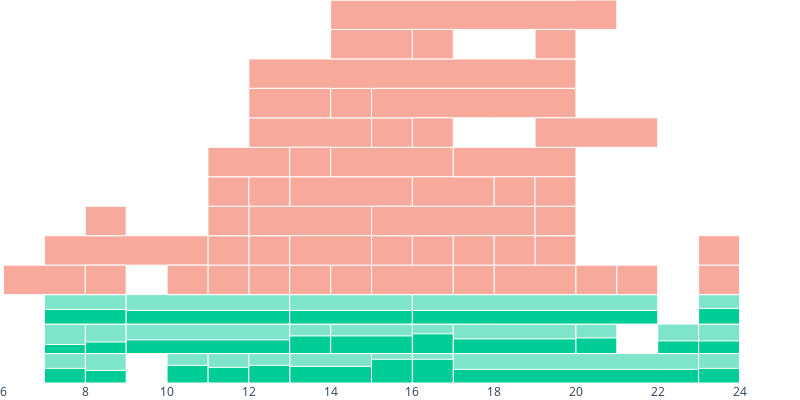

Source (notebook cell):
### Code cell
sh = prepare_simhistory(df, tdf, 7, "MCTS", 72)
alloc = sold_unsold_allocation_from_simhistory(sh)

fig = plot_simhistory_sold_unsold(alloc)
fig = add_revenue_boxes(fig, alloc)
fig.show()

### Figure 1 — Plotly figure (JSON) as saved in the notebook; plotly's stock layout.template omitted (floating-point values rounded to 4 significant figures)
{"data": [{"fill": "toself", "mode": "lines", "name": "", "opacity": 0, "text": "timestep: 1, budget: 1.1195959505999442, action: 0.8073397667962161", "x": [8, 9, 9, 8, 8], "y": [0.0, 0.0, 1.0, 1.0, 0.0], "type": "scatter"}, {"fill": "toself", "mode": "lines", "name": "", "opacity": 0, "text": "timestep: 22, budget: 1.742979002222134, action: 0.7377997436459796", "x": [8, 9, 9, 8, 8], "y": [1.0, 1.0, 2.0, 2.0, 1.0], "type": "scatter"}, {"fill": "toself", "mode": "lines", "name": "", "opacity": 0, "text": "timestep: 28, budget: 2.476104437462143, action: 1.062830673427537", "x": [13, 15, 15, 13, 13], "y": [0.0, 0.0, 1.0, 1.0, 0.0], "type": "scatter"}, {"fill": "toself", "mode": "lines", "name": "", "opacity": 0, "text": "timestep: 32, budget: 2.825944634742748, action: 0.937169326572463", "x": [7, 9, 9, 7, 7], "y": [2.0, 2.0, 3.0, 3.0, 2.0], "type": "scatter"}, {"fill": "toself", "mode": "lines", "name": "", "opacity": 0, "text": "timestep: 49, budget: 0.970211005867882, action: 0.937169326572463", "x": [7, 8, 8, 7, 7], "y": [0.0, 0.0, 1.0, 1.0, 0.0], "type": "scatter"}, {"fill": "toself", "mode": "lines", "name": "", "opacity": 0, "text": "timestep: 56, budget: 1.3496936884569708, action: 1.0", "x": [11, 12, 12, 11, 11], "y": [0.0, 0.0, 1.0, 1.0, 0.0], "type": "scatter"}, {"fill": "toself", "mode": "lines", "name": "", "opacity": 0, "text": "timestep: 101, budget: 0.630497750222799, action: 0.5791893832135429", "x": [7, 8, 8, 7, 7], "y": [1.0, 1.0, 2.0, 2.0, 1.0], "type": "scatter"}, {"fill": "toself", "mode": "lines", "name": "", "opacity": 0, "text": "timestep: 102, budget: 2.4073516070067678, action: 1.1266735515678998", "x": [14, 16, 16, 14, 14], "y": [1.0, 1.0, 2.0, 2.0, 1.0], "type": "scatter"}, {"fill": "toself", "mode": "lines", "name": "", "opacity": 0, "text": "timestep: 105, budget: 1.5648395922470189, action: 1.518216694746895", "x": [15, 16, 16, 15, 15], "y": [0.0, 0.0, 1.0, 1.0, 0.0], "type": "scatter"}, {"fill": "toself", "mode": "lines", "name": "", "opacity": 0, "text": "timestep: 123, budget: 4.838348285211584, action: 0.8733264484321002", "x": [9, 13, 13, 9, 9], "y": [1.0, 1.0, 2.0, 2.0, 1.0], "type": "scatter"}, {"fill": "toself", "mode": "lines", "name": "", "opacity": 0, "text": "timestep: 169, budget: 4.430406329196159, action: 0.8733264484321002", "x": [9, 13, 13, 9, 9], "y": [2.0, 2.0, 3.0, 3.0, 2.0], "type": "scatter"}, {"fill": "toself", "mode": "lines", "name": "", "opacity": 0, "text": "timestep: 195, budget: 1.7724783359234406, action: 1.1266735515678998", "x": [10, 11, 11, 10, 10], "y": [0.0, 0.0, 1.0, 1.0, 0.0], "type": "scatter"}, {"fill": "toself", "mode": "lines", "name": "", "opacity": 0, "text": "timestep: 216, budget: 1.4600598912616003, action: 1.1266735515678998", "x": [12, 13, 13, 12, 12], "y": [0.0, 0.0, 1.0, 1.0, 0.0], "type": "scatter"}, {"fill": "toself", "mode": "lines", "name": "", "opacity": 0, "text": "timestep: 220, budget: 1.478226516330889, action: 1.1266735515678998", "x": [13, 14, 14, 13, 13], "y": [1.0, 1.0, 2.0, 2.0, 1.0], "type": "scatter"}, {"fill": "toself", "mode": "lines", "name": "", "opacity": 0, "text": "timestep: 269, budget: 1.885274495733084, action: 1.518216694746895", "x": [16, 17, 17, 16, 16], "y": [0.0, 0.0, 1.0, 1.0, 0.0], "type": "scatter"}, {"fill": "toself", "mode": "lines", "name": "", "opacity": 0, "text": "timestep: 289, budget: 3.004007820978236, action: 0.8733264484321002", "x": [13, 16, 16, 13, 13], "y": [2.0, 2.0, 3.0, 3.0, 2.0], "type": "scatter"}, {"fill": "toself", "mode": "lines", "name": "", "opacity": 0, "text": "timestep: 318, budget: 1.413955154548848, action: 1.2622002563540202", "x": [16, 17, 17, 16, 16], "y": [1.0, 1.0, 2.0, 2.0, 1.0], "type": "scatter"}, {"fill": "toself", "mode": "lines", "name": "", "opacity": 0, "text": "timestep: 326, budget: 6.216570416937723, action: 0.8733264484321002", "x": [16, 22, 22, 16, 16], "y": [2.0, 2.0, 3.0, 3.0, 2.0], "type": "scatter"}, {"fill": "toself", "mode": "lines", "name": "", "opacity": 0, "text": "timestep: 328, budget: 5.935700998699732, action: 0.8733264484321002", "x": [17, 23, 23, 17, 17], "y": [0.0, 0.0, 1.0, 1.0, 0.0], "type": "scatter"}, {"fill": "toself", "mode": "lines", "name": "", "opacity": 0, "text": "timestep: 406, budget: 3.396411988572347, action: 0.937169326572463", "x": [17, 20, 20, 17, 17], "y": [1.0, 1.0, 2.0, 2.0, 1.0], "type": "scatter"}, {"fill": "toself", "mode": "lines", "name": "", "opacity": 0, "text": "timestep: 466, budget: 1.5148666038064684, action: 1.0", "x": [20, 21, 21, 20, 20], "y": [1.0, 1.0, 2.0, 2.0, 1.0], "type": "scatter"}, {"fill": "toself", "mode": "lines", "name": "", "opacity": 0, "text": "timestep: 550, budget: 1.3443277588507163, action: 0.8073397667962161", "x": [22, 23, 23, 22, 22], "y": [1.0, 1.0, 2.0, 2.0, 1.0], "type": "scatter"}, {"fill": "toself", "mode": "lines", "name": "", "opacity": 0, "text": "timestep: 560, budget: 1.1784389116773375, action: 0.937169326572463", "x": [23, 24, 24, 23, 23], "y": [0.0, 0.0, 1.0, 1.0, 0.0], "type": "scatter"}, {"fill": "toself", "mode": "lines", "name": "", "opacity": 0, "text": "timestep: 570, budget: 1.3496696011969804, action: 0.8073397667962161", "x": [23, 24, 24, 23, 23], "y": [1.0, 1.0, 2.0, 2.0, 1.0], "type": "scatter"}, {"fill": "toself", "mode": "lines", "name": "", "opacity": 0, "text": "timestep: 574, budget: 1.160007534543492, action: 1.0", "x": [23, 24, 24, 23, 23], "y": [2.0, 2.0, 3.0, 3.0, 2.0], "type": "scatter"}, {"fill": "toself", "mode": "lines", "name": "", "opacity": 0, "text": "timestep: 27, budget: 0.480913132459729, action: 1.7976931348623157e+308", "x": [12, 13, 13, 12, 12], "y": [3.0, 3.0, 4.0, 4.0, 3.0], "type": "scatter"}, {"fill": "toself", "mode": "lines", "name": "", "opacity": 0, "text": "timestep: 50, budget: 0.3475581900790602, action: 1.1266735515678998", "x": [11, 12, 12, 11, 11], "y": [3.0, 3.0, 4.0, 4.0, 3.0], "type": "scatter"}, {"fill": "toself", "mode": "lines", "name": "", "opacity": 0, "text": "timestep: 51, budget: 0.897709638144219, action: 1.192660233203784", "x": [12, 13, 13, 12, 12], "y": [4.0, 4.0, 5.0, 5.0, 4.0], "type": "scatter"}, {"fill": "toself", "mode": "lines", "name": "", "opacity": 0, "text": "timestep: 73, budget: 0.7554757097909742, action: 1.7976931348623157e+308", "x": [11, 12, 12, 11, 11], "y": [4.0, 4.0, 5.0, 5.0, 4.0], "type": "scatter"}, {"fill": "toself", "mode": "lines", "name": "", "opacity": 0, "text": "timestep: 85, budget: 0.4267771492632941, action: 1.192660233203784", "x": [14, 15, 15, 14, 14], "y": [3.0, 3.0, 4.0, 4.0, 3.0], "type": "scatter"}, {"fill": "toself", "mode": "lines", "name": "", "opacity": 0, "text": "timestep: 95, budget: 1.2655249566272948, action: 0.8733264484321002", "x": [18, 20, 20, 18, 18], "y": [3.0, 3.0, 4.0, 4.0, 3.0], "type": "scatter"}, {"fill": "toself", "mode": "lines", "name": "", "opacity": 0, "text": "timestep: 106, budget: 2.3240804205450507, action: 0.937169326572463", "x": [12, 15, 15, 12, 12], "y": [5.0, 5.0, 6.0, 6.0, 5.0], "type": "scatter"}, {"fill": "toself", "mode": "lines", "name": "", "opacity": 0, "text": "timestep: 125, budget: 0.734001003177055, action: 1.192660233203784", "x": [13, 14, 14, 13, 13], "y": [3.0, 3.0, 4.0, 4.0, 3.0], "type": "scatter"}, {"fill": "toself", "mode": "lines", "name": "", "opacity": 0, "text": "timestep: 156, budget: 0.2731070622991453, action: 1.192660233203784", "x": [11, 12, 12, 11, 11], "y": [5.0, 5.0, 6.0, 6.0, 5.0], "type": "scatter"}, {"fill": "toself", "mode": "lines", "name": "", "opacity": 0, "text": "timestep: 160, budget: 2.0943510362518585, action: 1.1266735515678998", "x": [13, 15, 15, 13, 13], "y": [4.0, 4.0, 5.0, 5.0, 4.0], "type": "scatter"}, {"fill": "toself", "mode": "lines", "name": "", "opacity": 0, "text": "timestep: 161, budget: 1.895887066434752, action: 0.3592242172276998", "x": [6, 8, 8, 6, 6], "y": [3.0, 3.0, 4.0, 4.0, 3.0], "type": "scatter"}, {"fill": "toself", "mode": "lines", "name": "", "opacity": 0, "text": "timestep: 181, budget: 5.012492124970704, action: 0.3592242172276998", "x": [7, 11, 11, 7, 7], "y": [4.0, 4.0, 5.0, 5.0, 4.0], "type": "scatter"}, {"fill": "toself", "mode": "lines", "name": "", "opacity": 0, "text": "timestep: 187, budget: 2.2098726440170866, action: 0.8733264484321002", "x": [13, 16, 16, 13, 13], "y": [6.0, 6.0, 7.0, 7.0, 6.0], "type": "scatter"}, {"fill": "toself", "mode": "lines", "name": "", "opacity": 0, "text": "timestep: 189, budget: 1.4637720076693976, action: 0.3592242172276998", "x": [11, 12, 12, 11, 11], "y": [6.0, 6.0, 7.0, 7.0, 6.0], "type": "scatter"}, {"fill": "toself", "mode": "lines", "name": "", "opacity": 0, "text": "timestep: 202, budget: 0.9086985376594536, action: 1.1266735515678998", "x": [12, 13, 13, 12, 12], "y": [6.0, 6.0, 7.0, 7.0, 6.0], "type": "scatter"}, {"fill": "toself", "mode": "lines", "name": "", "opacity": 0, "text": "timestep: 203, budget: 2.8313422828602457, action: 1.0", "x": [14, 17, 17, 14, 14], "y": [7.0, 7.0, 8.0, 8.0, 7.0], "type": "scatter"}, {"fill": "toself", "mode": "lines", "name": "", "opacity": 0, "text": "timestep: 205, budget: 2.2642797340302065, action: 0.3592242172276998", "x": [11, 13, 13, 11, 11], "y": [7.0, 7.0, 8.0, 8.0, 7.0], "type": "scatter"}, {"fill": "toself", "mode": "lines", "name": "", "opacity": 0, "text": "timestep: 207, budget: 0.5146602516661556, action: 0.3592242172276998", "x": [8, 9, 9, 8, 8], "y": [3.0, 3.0, 4.0, 4.0, 3.0], "type": "scatter"}, {"fill": "toself", "mode": "lines", "name": "", "opacity": 0, "text": "timestep: 211, budget: 0.799111010483703, action: 0.3592242172276998", "x": [10, 11, 11, 10, 10], "y": [3.0, 3.0, 4.0, 4.0, 3.0], "type": "scatter"}, {"fill": "toself", "mode": "lines", "name": "", "opacity": 0, "text": "timestep: 214, budget: 1.8841197950955983, action: 0.3592242172276998", "x": [8, 9, 9, 8, 8], "y": [5.0, 5.0, 6.0, 6.0, 5.0], "type": "scatter"}, {"fill": "toself", "mode": "lines", "name": "", "opacity": 0, "text": "timestep: 233, budget: 3.265261713972795, action: 0.3592242172276998", "x": [12, 15, 15, 12, 12], "y": [8.0, 8.0, 9.0, 9.0, 8.0], "type": "scatter"}, {"fill": "toself", "mode": "lines", "name": "", "opacity": 0, "text": "timestep: 243, budget: 1.3231476262521975, action: 1.3372448750980408", "x": [14, 15, 15, 14, 14], "y": [9.0, 9.0, 10.0, 10.0, 9.0], "type": "scatter"}, {"fill": "toself", "mode": "lines", "name": "", "opacity": 0, "text": "timestep: 257, budget: 8.353029450974713, action: 0.3592242172276998", "x": [12, 20, 20, 12, 12], "y": [10.0, 10.0, 11.0, 11.0, 10.0], "type": "scatter"}, {"fill": "toself", "mode": "lines", "name": "", "opacity": 0, "text": "timestep: 268, budget: 1.6707930170539476, action: 1.192660233203784", "x": [14, 16, 16, 14, 14], "y": [11.0, 11.0, 12.0, 12.0, 11.0], "type": "scatter"}, {"fill": "toself", "mode": "lines", "name": "", "opacity": 0, "text": "timestep: 273, budget: 0.5085628366458383, action: 1.1266735515678998", "x": [13, 14, 14, 13, 13], "y": [7.0, 7.0, 8.0, 8.0, 7.0], "type": "scatter"}, {"fill": "toself", "mode": "lines", "name": "", "opacity": 0, "text": "timestep: 298, budget: 1.4387964320789035, action: 0.3592242172276998", "x": [12, 14, 14, 12, 12], "y": [9.0, 9.0, 10.0, 10.0, 9.0], "type": "scatter"}, {"fill": "toself", "mode": "lines", "name": "", "opacity": 0, "text": "timestep: 321, budget: 1.2228277468413755, action: 0.3592242172276998", "x": [15, 17, 17, 15, 15], "y": [3.0, 3.0, 4.0, 4.0, 3.0], "type": "scatter"}, {"fill": "toself", "mode": "lines", "name": "", "opacity": 0, "text": "timestep: 323, budget: 7.479547346147174, action: 0.3592242172276998", "x": [14, 21, 21, 14, 14], "y": [12.0, 12.0, 13.0, 13.0, 12.0], "type": "scatter"}, {"fill": "toself", "mode": "lines", "name": "", "opacity": 0, "text": "timestep: 327, budget: 6.824212456407542, action: 0.3592242172276998", "x": [13, 20, 20, 13, 13], "y": [13.0, 13.0, 14.0, 14.0, 13.0], "type": "scatter"}, {"fill": "toself", "mode": "lines", "name": "", "opacity": 0, "text": "timestep: 334, budget: 0.9230474224874738, action: 0.3592242172276998", "x": [14, 15, 15, 14, 14], "y": [14.0, 14.0, 15.0, 15.0, 14.0], "type": "scatter"}, {"fill": "toself", "mode": "lines", "name": "", "opacity": 0, "text": "timestep: 338, budget: 1.6696980625019326, action: 0.3592242172276998", "x": [15, 16, 16, 15, 15], "y": [4.0, 4.0, 5.0, 5.0, 4.0], "type": "scatter"}, {"fill": "toself", "mode": "lines", "name": "", "opacity": 0, "text": "timestep: 351, budget: 0.307318362704794, action: 0.3592242172276998", "x": [16, 17, 17, 16, 16], "y": [4.0, 4.0, 5.0, 5.0, 4.0], "type": "scatter"}, {"fill": "toself", "mode": "lines", "name": "", "opacity": 0, "text": "timestep: 356, budget: 3.592671711448642, action: 0.3592242172276998", "x": [14, 17, 17, 14, 14], "y": [15.0, 15.0, 16.0, 16.0, 15.0], "type": "scatter"}, {"fill": "toself", "mode": "lines", "name": "", "opacity": 0, "text": "timestep: 359, budget: 3.4252351336627207, action: 0.3592242172276998", "x": [15, 19, 19, 15, 15], "y": [5.0, 5.0, 6.0, 6.0, 5.0], "type": "scatter"}, {"fill": "toself", "mode": "lines", "name": "", "opacity": 0, "text": "timestep: 360, budget: 1.921382595141696, action: 0.3592242172276998", "x": [15, 16, 16, 15, 15], "y": [8.0, 8.0, 9.0, 9.0, 8.0], "type": "scatter"}, {"fill": "toself", "mode": "lines", "name": "", "opacity": 0, "text": "timestep: 364, budget: 1.1959914120678603, action: 1.2622002563540202", "x": [17, 18, 18, 17, 17], "y": [3.0, 3.0, 4.0, 4.0, 3.0], "type": "scatter"}, {"fill": "toself", "mode": "lines", "name": "", "opacity": 0, "text": "timestep: 369, budget: 4.713057794082983, action: 0.3592242172276998", "x": [15, 20, 20, 15, 15], "y": [9.0, 9.0, 10.0, 10.0, 9.0], "type": "scatter"}, {"fill": "toself", "mode": "lines", "name": "", "opacity": 0, "text": "timestep: 384, budget: 2.205188468815932, action: 0.3592242172276998", "x": [16, 18, 18, 16, 16], "y": [6.0, 6.0, 7.0, 7.0, 6.0], "type": "scatter"}, {"fill": "toself", "mode": "lines", "name": "", "opacity": 0, "text": "timestep: 387, budget: 0.2900199170489597, action: 0.3592242172276998", "x": [16, 17, 17, 16, 16], "y": [8.0, 8.0, 9.0, 9.0, 8.0], "type": "scatter"}, {"fill": "toself", "mode": "lines", "name": "", "opacity": 0, "text": "timestep: 388, budget: 0.4512148060357154, action: 0.3592242172276998", "x": [16, 17, 17, 16, 16], "y": [11.0, 11.0, 12.0, 12.0, 11.0], "type": "scatter"}, {"fill": "toself", "mode": "lines", "name": "", "opacity": 0, "text": "timestep: 413, budget: 0.9658007008784044, action: 0.3592242172276998", "x": [17, 18, 18, 17, 17], "y": [4.0, 4.0, 5.0, 5.0, 4.0], "type": "scatter"}, {"fill": "toself", "mode": "lines", "name": "", "opacity": 0, "text": "timestep: 424, budget: 0.8476647991169902, action: 0.3592242172276998", "x": [19, 20, 20, 19, 19], "y": [4.0, 4.0, 5.0, 5.0, 4.0], "type": "scatter"}, {"fill": "toself", "mode": "lines", "name": "", "opacity": 0, "text": "timestep: 426, budget: 2.2654227648799883, action: 0.3592242172276998", "x": [17, 20, 20, 17, 17], "y": [7.0, 7.0, 8.0, 8.0, 7.0], "type": "scatter"}, {"fill": "toself", "mode": "lines", "name": "", "opacity": 0, "text": "timestep: 427, budget: 0.7868747132203686, action: 0.3592242172276998", "x": [19, 20, 20, 19, 19], "y": [5.0, 5.0, 6.0, 6.0, 5.0], "type": "scatter"}, {"fill": "toself", "mode": "lines", "name": "", "opacity": 0, "text": "timestep: 440, budget: 0.5326906159527663, action: 0.3592242172276998", "x": [18, 19, 19, 18, 18], "y": [4.0, 4.0, 5.0, 5.0, 4.0], "type": "scatter"}, {"fill": "toself", "mode": "lines", "name": "", "opacity": 0, "text": "timestep: 444, budget: 0.9121083801572905, action: 1.2622002563540202", "x": [20, 21, 21, 20, 20], "y": [3.0, 3.0, 4.0, 4.0, 3.0], "type": "scatter"}, {"fill": "toself", "mode": "lines", "name": "", "opacity": 0, "text": "timestep: 452, budget: 0.7135735083349068, action: 0.3592242172276998", "x": [18, 19, 19, 18, 18], "y": [6.0, 6.0, 7.0, 7.0, 6.0], "type": "scatter"}, {"fill": "toself", "mode": "lines", "name": "", "opacity": 0, "text": "timestep: 455, budget: 1.222412695646583, action: 0.3592242172276998", "x": [19, 20, 20, 19, 19], "y": [6.0, 6.0, 7.0, 7.0, 6.0], "type": "scatter"}, {"fill": "toself", "mode": "lines", "name": "", "opacity": 0, "text": "timestep: 461, budget: 2.734961081342928, action: 0.3592242172276998", "x": [19, 22, 22, 19, 19], "y": [8.0, 8.0, 9.0, 9.0, 8.0], "type": "scatter"}, {"fill": "toself", "mode": "lines", "name": "", "opacity": 0, "text": "timestep: 463, budget: 1.2010867040017497, action: 0.3592242172276998", "x": [19, 20, 20, 19, 19], "y": [11.0, 11.0, 12.0, 12.0, 11.0], "type": "scatter"}, {"fill": "toself", "mode": "lines", "name": "", "opacity": 0, "text": "timestep: 477, budget: 4.249768196630529, action: 0.3592242172276998", "x": [19, 23, 23, 19, 19], "y": [14.0, 14.0, 15.0, 15.0, 14.0], "type": "scatter"}, {"fill": "toself", "mode": "lines", "name": "", "opacity": 0, "text": "timestep: 503, budget: 0.6334208896691593, action: 1.1266735515678998", "x": [21, 22, 22, 21, 21], "y": [3.0, 3.0, 4.0, 4.0, 3.0], "type": "scatter"}, {"fill": "toself", "mode": "lines", "name": "", "opacity": 0, "text": "timestep: 561, budget: 0.7133696675565517, action: 0.8073397667962161", "x": [23, 24, 24, 23, 23], "y": [3.0, 3.0, 4.0, 4.0, 3.0], "type": "scatter"}, {"fill": "toself", "mode": "lines", "name": "", "opacity": 0, "text": "timestep: 565, budget: 0.8442636059968742, action: 0.937169326572463", "x": [23, 24, 24, 23, 23], "y": [4.0, 4.0, 5.0, 5.0, 4.0], "type": "scatter"}], "layout": {"xaxis": {}, "yaxis": {"range": [0, 13], "showticklabels": false}, "shapes": [{"fillcolor": "rgba(0, 204, 150,0.5)", "line": {"color": "White", "width": 1}, "type": "rect", "x0": 8, "x1": 9, "xref": "x", "y0": 0.0, "y1": 1.0, "yref": "y"}, {"fillcolor": "rgba(0, 204, 150,0.5)", "line": {"color": "White", "width": 1}, "type": "rect", "x0": 8, "x1": 9, "xref": "x", "y0": 1.0, "y1": 2.0, "yref": "y"}, {"fillcolor": "rgba(0, 204, 150,0.5)", "line": {"color": "White", "width": 1}, "type": "rect", "x0": 13, "x1": 15, "xref": "x", "y0": 0.0, "y1": 1.0, "yref": "y"}, {"fillcolor": "rgba(0, 204, 150,0.5)", "line": {"color": "White", "width": 1}, "type": "rect", "x0": 7, "x1": 9, "xref": "x", "y0": 2.0, "y1": 3.0, "yref": "y"}, {"fillcolor": "rgba(0, 204, 150,0.5)", "line": {"color": "White", "width": 1}, "type": "rect", "x0": 7, "x1": 8, "xref": "x", "y0": 0.0, "y1": 1.0, "yref": "y"}, {"fillcolor": "rgba(0, 204, 150,0.5)", "line": {"color": "White", "width": 1}, "type": "rect", "x0": 11, "x1": 12, "xref": "x", "y0": 0.0, "y1": 1.0, "yref": "y"}, {"fillcolor": "rgba(0, 204, 150,0.5)", "line": {"color": "White", "width": 1}, "type": "rect", "x0": 7, "x1": 8, "xref": "x", "y0": 1.0, "y1": 2.0, "yref": "y"}, {"fillcolor": "rgba(0, 204, 150,0.5)", "line": {"color": "White", "width": 1}, "type": "rect", "x0": 14, "x1": 16, "xref": "x", "y0": 1.0, "y1": 2.0, "yref": "y"}, {"fillcolor": "rgba(0, 204, 150,0.5)", "line": {"color": "White", "width": 1}, "type": "rect", "x0": 15, "x1": 16, "xref": "x", "y0": 0.0, "y1": 1.0, "yref": "y"}, {"fillcolor": "rgba(0, 204, 150,0.5)", "line": {"color": "White", "width": 1}, "type": "rect", "x0": 9, "x1": 13, "xref": "x", "y0": 1.0, "y1": 2.0, "yref": "y"}, {"fillcolor": "rgba(0, 204, 150,0.5)", "line": {"color": "White", "width": 1}, "type": "rect", "x0": 9, "x1": 13, "xref": "x", "y0": 2.0, "y1": 3.0, "yref": "y"}, {"fillcolor": "rgba(0, 204, 150,0.5)", "line": {"color": "White", "width": 1}, "type": "rect", "x0": 10, "x1": 11, "xref": "x", "y0": 0.0, "y1": 1.0, "yref": "y"}, {"fillcolor": "rgba(0, 204, 150,0.5)", "line": {"color": "White", "width": 1}, "type": "rect", "x0": 12, "x1": 13, "xref": "x", "y0": 0.0, "y1": 1.0, "yref": "y"}, {"fillcolor": "rgba(0, 204, 150,0.5)", "line": {"color": "White", "width": 1}, "type": "rect", "x0": 13, "x1": 14, "xref": "x", "y0": 1.0, "y1": 2.0, "yref": "y"}, {"fillcolor": "rgba(0, 204, 150,0.5)", "line": {"color": "White", "width": 1}, "type": "rect", "x0": 16, "x1": 17, "xref": "x", "y0": 0.0, "y1": 1.0, "yref": "y"}, {"fillcolor": "rgba(0, 204, 150,0.5)", "line": {"color": "White", "width": 1}, "type": "rect", "x0": 13, "x1": 16, "xref": "x", "y0": 2.0, "y1": 3.0, "yref": "y"}, {"fillcolor": "rgba(0, 204, 150,0.5)", "line": {"color": "White", "width": 1}, "type": "rect", "x0": 16, "x1": 17, "xref": "x", "y0": 1.0, "y1": 2.0, "yref": "y"}, {"fillcolor": "rgba(0, 204, 150,0.5)", "line": {"color": "White", "width": 1}, "type": "rect", "x0": 16, "x1": 22, "xref": "x", "y0": 2.0, "y1": 3.0, "yref": "y"}, {"fillcolor": "rgba(0, 204, 150,0.5)", "line": {"color": "White", "width": 1}, "type": "rect", "x0": 17, "x1": 23, "xref": "x", "y0": 0.0, "y1": 1.0, "yref": "y"}, {"fillcolor": "rgba(0, 204, 150,0.5)", "line": {"color": "White", "width": 1}, "type": "rect", "x0": 17, "x1": 20, "xref": "x", "y0": 1.0, "y1": 2.0, "yref": "y"}, {"fillcolor": "rgba(0, 204, 150,0.5)", "line": {"color": "White", "width": 1}, "type": "rect", "x0": 20, "x1": 21, "xref": "x", "y0": 1.0, "y1": 2.0, "yref": "y"}, {"fillcolor": "rgba(0, 204, 150,0.5)", "line": {"color": "White", "width": 1}, "type": "rect", "x0": 22, "x1": 23, "xref": "x", "y0": 1.0, "y1": 2.0, "yref": "y"}, {"fillcolor": "rgba(0, 204, 150,0.5)", "line": {"color": "White", "width": 1}, "type": "rect", "x0": 23, "x1": 24, "xref": "x", "y0": 0.0, "y1": 1.0, "yref": "y"}, {"fillcolor": "rgba(0, 204, 150,0.5)", "line": {"color": "White", "width": 1}, "type": "rect", "x0": 23, "x1": 24, "xref": "x", "y0": 1.0, "y1": 2.0, "yref": "y"}, {"fillcolor": "rgba(0, 204, 150,0.5)", "line": {"color": "White", "width": 1}, "type": "rect", "x0": 23, "x1": 24, "xref": "x", "y0": 2.0, "y1": 3.0, "yref": "y"}, {"fillcolor": "rgba(239, 85, 59,0.5)", "line": {"color": "White", "width": 1}, "type": "rect", "x0": 12, "x1": 13, "xref": "x", "y0": 3.0, "y1": 4.0, "yref": "y"}, {"fillcolor": "rgba(239, 85, 59,0.5)", "line": {"color": "White", "width": 1}, "type": "rect", "x0": 11, "x1": 12, "xref": "x", "y0": 3.0, "y1": 4.0, "yref": "y"}, {"fillcolor": "rgba(239, 85, 59,0.5)", "line": {"color": "White", "width": 1}, "type": "rect", "x0": 12, "x1": 13, "xref": "x", "y0": 4.0, "y1": 5.0, "yref": "y"}, {"fillcolor": "rgba(239, 85, 59,0.5)", "line": {"color": "White", "width": 1}, "type": "rect", "x0": 11, "x1": 12, "xref": "x", "y0": 4.0, "y1": 5.0, "yref": "y"}, {"fillcolor": "rgba(239, 85, 59,0.5)", "line": {"color": "White", "width": 1}, "type": "rect", "x0": 14, "x1": 15, "xref": "x", "y0": 3.0, "y1": 4.0, "yref": "y"}, {"fillcolor": "rgba(239, 85, 59,0.5)", "line": {"color": "White", "width": 1}, "type": "rect", "x0": 18, "x1": 20, "xref": "x", "y0": 3.0, "y1": 4.0, "yref": "y"}, {"fillcolor": "rgba(239, 85, 59,0.5)", "line": {"color": "White", "width": 1}, "type": "rect", "x0": 12, "x1": 15, "xref": "x", "y0": 5.0, "y1": 6.0, "yref": "y"}, {"fillcolor": "rgba(239, 85, 59,0.5)", "line": {"color": "White", "width": 1}, "type": "rect", "x0": 13, "x1": 14, "xref": "x", "y0": 3.0, "y1": 4.0, "yref": "y"}, {"fillcolor": "rgba(239, 85, 59,0.5)", "line": {"color": "White", "width": 1}, "type": "rect", "x0": 11, "x1": 12, "xref": "x", "y0": 5.0, "y1": 6.0, "yref": "y"}, {"fillcolor": "rgba(239, 85, 59,0.5)", "line": {"color": "White", "width": 1}, "type": "rect", "x0": 13, "x1": 15, "xref": "x", "y0": 4.0, "y1": 5.0, "yref": "y"}, {"fillcolor": "rgba(239, 85, 59,0.5)", "line": {"color": "White", "width": 1}, "type": "rect", "x0": 6, "x1": 8, "xref": "x", "y0": 3.0, "y1": 4.0, "yref": "y"}, {"fillcolor": "rgba(239, 85, 59,0.5)", "line": {"color": "White", "width": 1}, "type": "rect", "x0": 7, "x1": 11, "xref": "x", "y0": 4.0, "y1": 5.0, "yref": "y"}, {"fillcolor": "rgba(239, 85, 59,0.5)", "line": {"color": "White", "width": 1}, "type": "rect", "x0": 13, "x1": 16, "xref": "x", "y0": 6.0, "y1": 7.0, "yref": "y"}, {"fillcolor": "rgba(239, 85, 59,0.5)", "line": {"color": "White", "width": 1}, "type": "rect", "x0": 11, "x1": 12, "xref": "x", "y0": 6.0, "y1": 7.0, "yref": "y"}, {"fillcolor": "rgba(239, 85, 59,0.5)", "line": {"color": "White", "width": 1}, "type": "rect", "x0": 12, "x1": 13, "xref": "x", "y0": 6.0, "y1": 7.0, "yref": "y"}, {"fillcolor": "rgba(239, 85, 59,0.5)", "line": {"color": "White", "width": 1}, "type": "rect", "x0": 14, "x1": 17, "xref": "x", "y0": 7.0, "y1": 8.0, "yref": "y"}, {"fillcolor": "rgba(239, 85, 59,0.5)", "line": {"color": "White", "width": 1}, "type": "rect", "x0": 11, "x1": 13, "xref": "x", "y0": 7.0, "y1": 8.0, "yref": "y"}, {"fillcolor": "rgba(239, 85, 59,0.5)", "line": {"color": "White", "width": 1}, "type": "rect", "x0": 8, "x1": 9, "xref": "x", "y0": 3.0, "y1": 4.0, "yref": "y"}, {"fillcolor": "rgba(239, 85, 59,0.5)", "line": {"color": "White", "width": 1}, "type": "rect", "x0": 10, "x1": 11, "xref": "x", "y0": 3.0, "y1": 4.0, "yref": "y"}, {"fillcolor": "rgba(239, 85, 59,0.5)", "line": {"color": "White", "width": 1}, "type": "rect", "x0": 8, "x1": 9, "xref": "x", "y0": 5.0, "y1": 6.0, "yref": "y"}, {"fillcolor": "rgba(239, 85, 59,0.5)", "line": {"color": "White", "width": 1}, "type": "rect", "x0": 12, "x1": 15, "xref": "x", "y0": 8.0, "y1": 9.0, "yref": "y"}, {"fillcolor": "rgba(239, 85, 59,0.5)", "line": {"color": "White", "width": 1}, "type": "rect", "x0": 14, "x1": 15, "xref": "x", "y0": 9.0, "y1": 10.0, "yref": "y"}, {"fillcolor": "rgba(239, 85, 59,0.5)", "line": {"color": "White", "width": 1}, "type": "rect", "x0": 12, "x1": 20, "xref": "x", "y0": 10.0, "y1": 11.0, "yref": "y"}, {"fillcolor": "rgba(239, 85, 59,0.5)", "line": {"color": "White", "width": 1}, "type": "rect", "x0": 14, "x1": 16, "xref": "x", "y0": 11.0, "y1": 12.0, "yref": "y"}, {"fillcolor": "rgba(239, 85, 59,0.5)", "line": {"color": "White", "width": 1}, "type": "rect", "x0": 13, "x1": 14, "xref": "x", "y0": 7.0, "y1": 8.0, "yref": "y"}, {"fillcolor": "rgba(239, 85, 59,0.5)", "line": {"color": "White", "width": 1}, "type": "rect", "x0": 12, "x1": 14, "xref": "x", "y0": 9.0, "y1": 10.0, "yref": "y"}, {"fillcolor": "rgba(239, 85, 59,0.5)", "line": {"color": "White", "width": 1}, "type": "rect", "x0": 15, "x1": 17, "xref": "x", "y0": 3.0, "y1": 4.0, "yref": "y"}, {"fillcolor": "rgba(239, 85, 59,0.5)", "line": {"color": "White", "width": 1}, "type": "rect", "x0": 14, "x1": 21, "xref": "x", "y0": 12.0, "y1": 13.0, "yref": "y"}, {"fillcolor": "rgba(239, 85, 59,0.5)", "line": {"color": "White", "width": 1}, "type": "rect", "x0": 13, "x1": 20, "xref": "x", "y0": 13.0, "y1": 14.0, "yref": "y"}, {"fillcolor": "rgba(239, 85, 59,0.5)", "line": {"color": "White", "width": 1}, "type": "rect", "x0": 14, "x1": 15, "xref": "x", "y0": 14.0, "y1": 15.0, "yref": "y"}, {"fillcolor": "rgba(239, 85, 59,0.5)", "line": {"color": "White", "width": 1}, "type": "rect", "x0": 15, "x1": 16, "xref": "x", "y0": 4.0, "y1": 5.0, "yref": "y"}, {"fillcolor": "rgba(239, 85, 59,0.5)", "line": {"color": "White", "width": 1}, "type": "rect", "x0": 16, "x1": 17, "xref": "x", "y0": 4.0, "y1": 5.0, "yref": "y"}, {"fillcolor": "rgba(239, 85, 59,0.5)", "line": {"color": "White", "width": 1}, "type": "rect", "x0": 14, "x1": 17, "xref": "x", "y0": 15.0, "y1": 16.0, "yref": "y"}, {"fillcolor": "rgba(239, 85, 59,0.5)", "line": {"color": "White", "width": 1}, "type": "rect", "x0": 15, "x1": 19, "xref": "x", "y0": 5.0, "y1": 6.0, "yref": "y"}, {"fillcolor": "rgba(239, 85, 59,0.5)", "line": {"color": "White", "width": 1}, "type": "rect", "x0": 15, "x1": 16, "xref": "x", "y0": 8.0, "y1": 9.0, "yref": "y"}, {"fillcolor": "rgba(239, 85, 59,0.5)", "line": {"color": "White", "width": 1}, "type": "rect", "x0": 17, "x1": 18, "xref": "x", "y0": 3.0, "y1": 4.0, "yref": "y"}, {"fillcolor": "rgba(239, 85, 59,0.5)", "line": {"color": "White", "width": 1}, "type": "rect", "x0": 15, "x1": 20, "xref": "x", "y0": 9.0, "y1": 10.0, "yref": "y"}, {"fillcolor": "rgba(239, 85, 59,0.5)", "line": {"color": "White", "width": 1}, "type": "rect", "x0": 16, "x1": 18, "xref": "x", "y0": 6.0, "y1": 7.0, "yref": "y"}, {"fillcolor": "rgba(239, 85, 59,0.5)", "line": {"color": "White", "width": 1}, "type": "rect", "x0": 16, "x1": 17, "xref": "x", "y0": 8.0, "y1": 9.0, "yref": "y"}, {"fillcolor": "rgba(239, 85, 59,0.5)", "line": {"color": "White", "width": 1}, "type": "rect", "x0": 16, "x1": 17, "xref": "x", "y0": 11.0, "y1": 12.0, "yref": "y"}, {"fillcolor": "rgba(239, 85, 59,0.5)", "line": {"color": "White", "width": 1}, "type": "rect", "x0": 17, "x1": 18, "xref": "x", "y0": 4.0, "y1": 5.0, "yref": "y"}, {"fillcolor": "rgba(239, 85, 59,0.5)", "line": {"color": "White", "width": 1}, "type": "rect", "x0": 19, "x1": 20, "xref": "x", "y0": 4.0, "y1": 5.0, "yref": "y"}, {"fillcolor": "rgba(239, 85, 59,0.5)", "line": {"color": "White", "width": 1}, "type": "rect", "x0": 17, "x1": 20, "xref": "x", "y0": 7.0, "y1": 8.0, "yref": "y"}, {"fillcolor": "rgba(239, 85, 59,0.5)", "line": {"color": "White", "width": 1}, "type": "rect", "x0": 19, "x1": 20, "xref": "x", "y0": 5.0, "y1": 6.0, "yref": "y"}, {"fillcolor": "rgba(239, 85, 59,0.5)", "line": {"color": "White", "width": 1}, "type": "rect", "x0": 18, "x1": 19, "xref": "x", "y0": 4.0, "y1": 5.0, "yref": "y"}, {"fillcolor": "rgba(239, 85, 59,0.5)", "line": {"color": "White", "width": 1}, "type": "rect", "x0": 20, "x1": 21, "xref": "x", "y0": 3.0, "y1": 4.0, "yref": "y"}, {"fillcolor": "rgba(239, 85, 59,0.5)", "line": {"color": "White", "width": 1}, "type": "rect", "x0": 18, "x1": 19, "xref": "x", "y0": 6.0, "y1": 7.0, "yref": "y"}, {"fillcolor": "rgba(239, 85, 59,0.5)", "line": {"color": "White", "width": 1}, "type": "rect", "x0": 19, "x1": 20, "xref": "x", "y0": 6.0, "y1": 7.0, "yref": "y"}, {"fillcolor": "rgba(239, 85, 59,0.5)", "line": {"color": "White", "width": 1}, "type": "rect", "x0": 19, "x1": 22, "xref": "x", "y0": 8.0, "y1": 9.0, "yref": "y"}, {"fillcolor": "rgba(239, 85, 59,0.5)", "line": {"color": "White", "width": 1}, "type": "rect", "x0": 19, "x1": 20, "xref": "x", "y0": 11.0, "y1": 12.0, "yref": "y"}, {"fillcolor": "rgba(239, 85, 59,0.5)", "line": {"color": "White", "width": 1}, "type": "rect", "x0": 19, "x1": 23, "xref": "x", "y0": 14.0, "y1": 15.0, "yref": "y"}, {"fillcolor": "rgba(239, 85, 59,0.5)", "line": {"color": "White", "width": 1}, "type": "rect", "x0": 21, "x1": 22, "xref": "x", "y0": 3.0, "y1": 4.0, "yref": "y"}, {"fillcolor": "rgba(239, 85, 59,0.5)", "line": {"color": "White", "width": 1}, "type": "rect", "x0": 23, "x1": 24, "xref": "x", "y0": 3.0, "y1": 4.0, "yref": "y"}, {"fillcolor": "rgba(239, 85, 59,0.5)", "line": {"color": "White", "width": 1}, "type": "rect", "x0": 23, "x1": 24, "xref": "x", "y0": 4.0, "y1": 5.0, "yref": "y"}, {"fillcolor": "rgba(0, 204, 150,1)", "line": {"color": "White", "width": 1}, "type": "rect", "x0": 8, "x1": 9, "y0": 0.0, "y1": 0.4282, "xref": "x", "yref": "y"}, {"fillcolor": "rgba(0, 204, 150,1)", "line": {"color": "White", "width": 1}, "type": "rect", "x0": 8, "x1": 9, "y0": 1.0, "y1": 1.391, "xref": "x", "yref": "y"}, {"fillcolor": "rgba(0, 204, 150,1)", "line": {"color": "White", "width": 1}, "type": "rect", "x0": 13, "x1": 15, "y0": 0.0, "y1": 0.5638, "xref": "x", "yref": "y"}, {"fillcolor": "rgba(0, 204, 150,1)", "line": {"color": "White", "width": 1}, "type": "rect", "x0": 7, "x1": 9, "y0": 2.0, "y1": 2.497, "xref": "x", "yref": "y"}, {"fillcolor": "rgba(0, 204, 150,1)", "line": {"color": "White", "width": 1}, "type": "rect", "x0": 7, "x1": 8, "y0": 0.0, "y1": 0.4971, "xref": "x", "yref": "y"}, {"fillcolor": "rgba(0, 204, 150,1)", "line": {"color": "White", "width": 1}, "type": "rect", "x0": 11, "x1": 12, "y0": 0.0, "y1": 0.5304, "xref": "x", "yref": "y"}, {"fillcolor": "rgba(0, 204, 150,1)", "line": {"color": "White", "width": 1}, "type": "rect", "x0": 7, "x1": 8, "y0": 1.0, "y1": 1.307, "xref": "x", "yref": "y"}, {"fillcolor": "rgba(0, 204, 150,1)", "line": {"color": "White", "width": 1}, "type": "rect", "x0": 14, "x1": 16, "y0": 1.0, "y1": 1.598, "xref": "x", "yref": "y"}, {"fillcolor": "rgba(0, 204, 150,1)", "line": {"color": "White", "width": 1}, "type": "rect", "x0": 15, "x1": 16, "y0": 0.0, "y1": 0.8053, "xref": "x", "yref": "y"}, {"fillcolor": "rgba(0, 204, 150,1)", "line": {"color": "White", "width": 1}, "type": "rect", "x0": 9, "x1": 13, "y0": 1.0, "y1": 1.463, "xref": "x", "yref": "y"}, {"fillcolor": "rgba(0, 204, 150,1)", "line": {"color": "White", "width": 1}, "type": "rect", "x0": 9, "x1": 13, "y0": 2.0, "y1": 2.463, "xref": "x", "yref": "y"}, {"fillcolor": "rgba(0, 204, 150,1)", "line": {"color": "White", "width": 1}, "type": "rect", "x0": 10, "x1": 11, "y0": 0.0, "y1": 0.5976, "xref": "x", "yref": "y"}, {"fillcolor": "rgba(0, 204, 150,1)", "line": {"color": "White", "width": 1}, "type": "rect", "x0": 12, "x1": 13, "y0": 0.0, "y1": 0.5976, "xref": "x", "yref": "y"}, {"fillcolor": "rgba(0, 204, 150,1)", "line": {"color": "White", "width": 1}, "type": "rect", "x0": 13, "x1": 14, "y0": 1.0, "y1": 1.598, "xref": "x", "yref": "y"}, {"fillcolor": "rgba(0, 204, 150,1)", "line": {"color": "White", "width": 1}, "type": "rect", "x0": 16, "x1": 17, "y0": 0.0, "y1": 0.8053, "xref": "x", "yref": "y"}, {"fillcolor": "rgba(0, 204, 150,1)", "line": {"color": "White", "width": 1}, "type": "rect", "x0": 13, "x1": 16, "y0": 2.0, "y1": 2.463, "xref": "x", "yref": "y"}, {"fillcolor": "rgba(0, 204, 150,1)", "line": {"color": "White", "width": 1}, "type": "rect", "x0": 16, "x1": 17, "y0": 1.0, "y1": 1.67, "xref": "x", "yref": "y"}, {"fillcolor": "rgba(0, 204, 150,1)", "line": {"color": "White", "width": 1}, "type": "rect", "x0": 16, "x1": 22, "y0": 2.0, "y1": 2.463, "xref": "x", "yref": "y"}, {"fillcolor": "rgba(0, 204, 150,1)", "line": {"color": "White", "width": 1}, "type": "rect", "x0": 17, "x1": 23, "y0": 0.0, "y1": 0.4632, "xref": "x", "yref": "y"}, {"fillcolor": "rgba(0, 204, 150,1)", "line": {"color": "White", "width": 1}, "type": "rect", "x0": 17, "x1": 20, "y0": 1.0, "y1": 1.497, "xref": "x", "yref": "y"}, {"fillcolor": "rgba(0, 204, 150,1)", "line": {"color": "White", "width": 1}, "type": "rect", "x0": 20, "x1": 21, "y0": 1.0, "y1": 1.53, "xref": "x", "yref": "y"}, {"fillcolor": "rgba(0, 204, 150,1)", "line": {"color": "White", "width": 1}, "type": "rect", "x0": 22, "x1": 23, "y0": 1.0, "y1": 1.428, "xref": "x", "yref": "y"}, {"fillcolor": "rgba(0, 204, 150,1)", "line": {"color": "White", "width": 1}, "type": "rect", "x0": 23, "x1": 24, "y0": 0.0, "y1": 0.4971, "xref": "x", "yref": "y"}, {"fillcolor": "rgba(0, 204, 150,1)", "line": {"color": "White", "width": 1}, "type": "rect", "x0": 23, "x1": 24, "y0": 1.0, "y1": 1.428, "xref": "x", "yref": "y"}, {"fillcolor": "rgba(0, 204, 150,1)", "line": {"color": "White", "width": 1}, "type": "rect", "x0": 23, "x1": 24, "y0": 2.0, "y1": 2.53, "xref": "x", "yref": "y"}], "margin": {"l": 0, "r": 0, "t": 0, "b": 0}, "width": 800, "height": 400, "plot_bgcolor": "rgba(0, 0, 0, 0)", "paper_bgcolor": "rgba(0, 0, 0, 0)"}}
